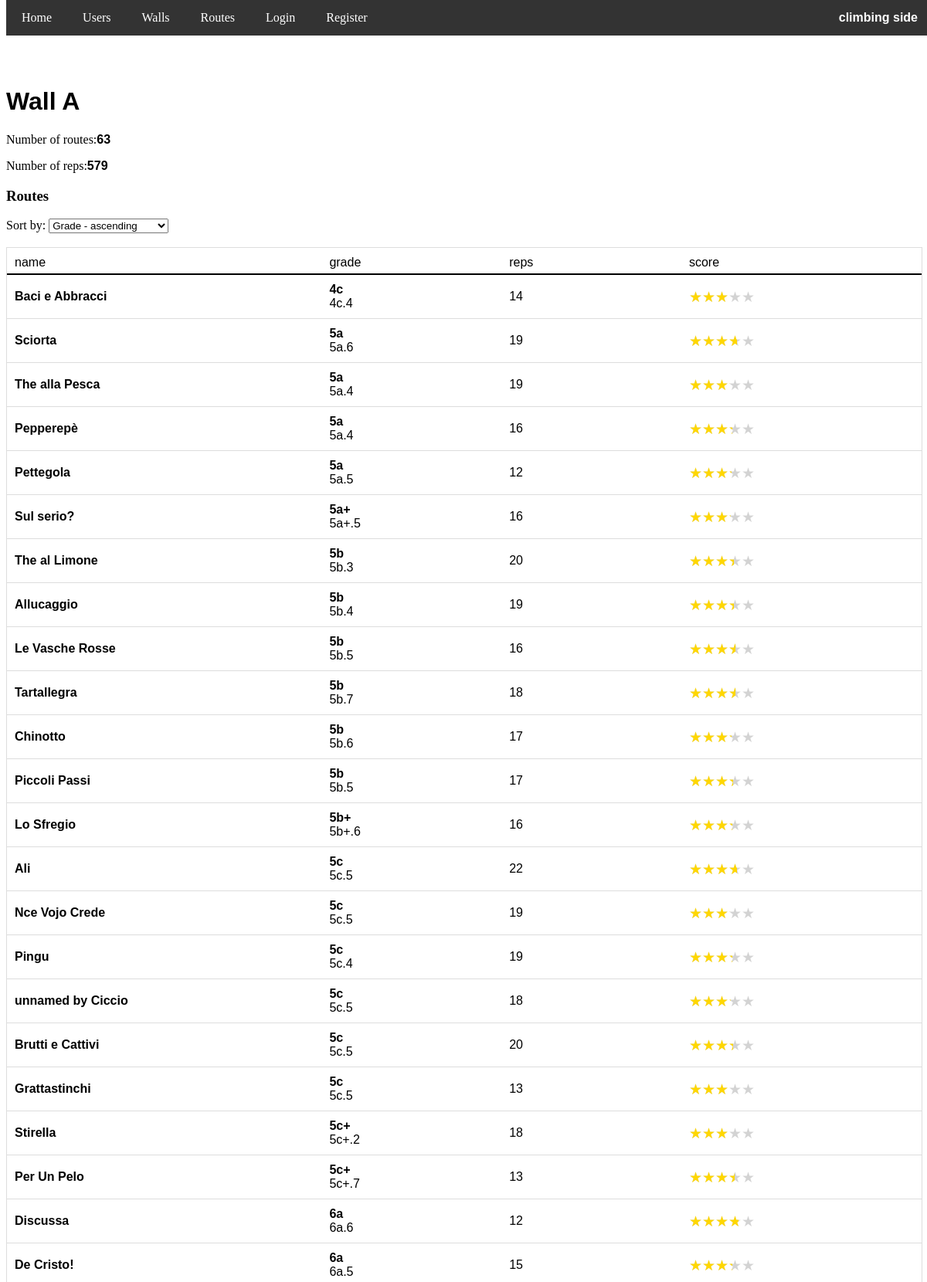
The page /walls/1 (upper part) on the database its author committed.
### app/models.py (models this page shows, shortened)
class Wall(db.Model):
    id = db.Column(db.Integer, primary_key=True)
    name = db.Column(db.String(100), unique=True, nullable=False)
    routes = db.relationship('Route', backref='wall', lazy=True)

class Route(db.Model):
    id = db.Column(db.Integer, primary_key=True)
    name = db.Column(db.String(100), nullable=False)
    grade = db.Column(db.String(3), nullable=False)
    wall_id = db.Column(db.Integer, db.ForeignKey('wall.id'), nullable=False)
    image_file = db.Column(db.String(255), nullable=True)

### app/routes.py (the view)
@routes.route('/walls/<int:wall_id>')
def wall_page(wall_id):
    wall = Wall.query.filter_by(id=wall_id).first()
    n_routes=len(wall.routes)
    n_reps=0
    for route in wall.routes:
        n_reps+=len(route.users)
    sort_order = request.args.get('sort', 'asc')
    base_query = db.session.query(
        Route,
        func.count(user_route.c.route_id).label('repetitions'),
        func.coalesce(func.avg(user_route.c.score), 0).label('avg_score'),
        func.coalesce(func.avg(user_route.c.proposed_grade), -1).label('avg_proposed_grade')
    ).outerjoin(user_route, Route.id == user_route.c.route_id) \
    .filter(Route.wall_id == wall_id) \
    .group_by(Route.id)
    if sort_order == 'asc':
        routes = base_query.order_by(Route.grade).all()
    elif sort_order == 'desc':
        routes = base_query.order_by(desc(Route.grade)).all()
    elif sort_order == 'alph':
        routes = base_query.order_by(func.lower(Route.name)).all()
    elif sort_order == 'repetitions':
        routes = base_query.order_by(func.count(user_route.c.route_id).desc()).all()
    elif sort_order == 'avg_score':
        routes = base_query.order_by(func.coalesce(func.avg(user_route.c.score), 0).desc()).all()
    else:
        routes = base_query.order_by(Route.id).all()
    routes_list = []
    for route, repetitions, avg_score, avg_proposed_grade in routes:
        user_has_done = False
        if current_user.is_authenticated:
            user_has_done = db.session.query(user_route).filter_by(
                user_id=current_user.id,
                route_id=route.id
            ).count() > 0
        route_data = {
            'id': route.id,
            'name': route.name,
            'wall_id': route.wall_id,
            'wall': route.wall.name,
            'grade': route.grade,
            'repetitions': repetitions,
            'avg_score': avg_score,
            'avg_proposed_grade': display_grade_backend(avg_proposed_grade),
            'done': user_has_done
        }
        routes_list.append(route_data)
    allroutes = db.session.query(Route).filter(Route.wall_id == wall_id).group_by(Route.id)
    grades = [route.grade for route in allroutes]
    french_grades = [
    "4a", "4a+", "4b", "4b+", "4c", "4c+",
    "5a", "5a+", "5b", "5b+", "5c", "5c+",
    "6a", "6a+", "6b", "6b+", "6c", "6c+",
    "7a", "7a+", "7b", "7b+", "7c", "7c+",
    "8a", "8a+", "8b", "8b+", "8c", "8c+",
    "9a", "9a+", "9b", "9b+", "9c"
    ]
    grade_frequencies = dict(Counter(grades))
    grade_distribution = {grade: grade_frequencies.get(grade, 0) for grade in french_grades}
    return render_template('routes/wall_page.html', wall=wall,n_routes=n_routes,n_reps=n_reps, routes=routes_list, sort_order=sort_order, grade_distribution=grade_distribution)

### app/templates/routes/wall_page.html (shortened to what this page needs)
<!DOCTYPE html>
<html lang="en">
<head>
    <link rel="stylesheet" href="{{ url_for('static', filename='styles.css') }}">
</head>
<body>
    {% if current_user.is_authenticated %}
        <div class="navbar" id="myNavbar">
            <span class="navbar-right"><b>climbing side</b></span>
            <a href="{{ url_for('home.homepage') }}">Home</a>
            <a href="{{ url_for('users.users_list') }}">Users</a>
            <a href="{{ url_for('routes.walls_list') }}">Walls</a>
            <a href="{{ url_for('routes.routes_list') }}">Routes</a>
            <a href="{{ url_for('users.user_page', user_id=current_user.id) }}">Profile</a>
            <a href="{{ url_for('users.logout') }}" onclick="return confirmLogout()" >Logout</a>
            <a href="javascript:void(0);" class="icon" onclick="toggleMenu()">&#9776;</a>
        </div>
    {% else %}
        <div class="navbar" id="myNavbar">
            <span class="navbar-right"><b>climbing side</b></span>
            <a href="{{ url_for('home.homepage') }}">Home</a>
            <a href="{{ url_for('users.users_list') }}">Users</a>
            <a href="{{ url_for('routes.walls_list') }}">Walls</a>
            <a href="{{ url_for('routes.routes_list') }}">Routes</a>
            <a href="{{ url_for('users.login') }}" >Login</a>
            <a href="{{ url_for('users.register') }}" >Register</a>
        </div>
    {% endif %}
    <br>
    <br>
    <div class="content">
    <br>
    <h1 style="font-family: Verdana, sans-serif;"> Wall {{ wall.name }} </h1>
    <p>Number of routes:<strong style="font-family: Verdana, sans-serif;">{{n_routes}}</strong></p>
    <p>Number of reps:<strong style="font-family: Verdana, sans-serif;">{{n_reps}}</strong></p>
    <h3>Routes</h3>
    <div>
        <label for="sort">Sort by:</label>
        <select id="sort" name="sort" onchange="window.location.href = '?sort=' + this.value;">
            <option value="asc" {% if sort_order == 'asc' %}selected{% endif %}>Grade - ascending</option>
        </select>
    </div>
    <br>
    {% if routes %}
        <div class="table" style="font-family: Verdana, sans-serif;">
            <div class="row" style="border-bottom: 2px solid black; padding-bottom: 5px;">
                <span style="flex-basis: 30%;"> name </span>
                <span style="flex-basis: 5%;"> </span>
                <span style="flex-basis: 20%;"> grade </span>
                <span style="flex-basis: 20%;"> reps </span>
                <span style="flex-basis: 25%;"> score </span>
            </div>
            {% for route in routes %}
                <div class="row" style = "display: flex; align-items: center; {% if route.done %} background-color: rgba(255, 240, 0, 0.4); {% endif %} ">
                    <a href="{{ url_for('routes.route_page', route_id=route.id) }}" class="link6" style="overflow-wrap: anywhere; word-break: normal; flex-basis: 30%;"><strong>{{ route.name }} </strong></a>
                    <span style="flex-basis: 20%;"> <strong>{{ route.grade }}</strong> <br> <normal style="color: {{ '#ccc' if route.avg_proposed_grade=='N.D.' else 'black' }};">{{ route.avg_proposed_grade }}</normal> </span>
                    <span style="flex-basis: 20%;"> {{ route.repetitions }} </span>
                    <span style="flex-basis: 25%;"> <span id="{{ route.id}}" class="star-container" style="--filled-star-width: {{route.avg_score *100/5}}%">★★★★★</span> </span>
                </div>
            {% endfor %}
        </div>
    {% else %}
        <p>No Routes found.</p>
    {% endif %}
    <br>
    <br>
    <br>
    <br>
    <br>
    <br>
    <br>
    <br>
    <br>
    <br>
    <br>
    <br>
    <br>
    <br>
    </div>
</body>
</html>

### app/static/styles.css (style rules this page uses)
.link6 { color: black; font-weight: bold; text-decoration: none; }
.navbar { background-color: #333; overflow: hidden; position: fixed; top: 0; width: 100%; z-index: 9999; }
.navbar a { float: left; display: block; color: white; text-align: center; padding: 14px 20px; text-decoration: none; }
.navbar-right { float: right; color: white; padding: 14px 20px; text-align: center; font-family: Verdana, sans-serif; }
.content { padding-top: 30px; }
.star-container { position: relative; display: inline-block; font-size: 19px; color: lightgray; }
.star-container::before { content: '★★★★★'; position: absolute; top: 0; left: 0; width: var(--filled-star-width, 0%); color: gold; overflow: hidden; }

### app/templates/routes/wall_page.html (style rules this page uses)
.table { display: flex; flex-direction: column; width: 100%; border: 1px solid #ddd; }
.row { display: flex; padding: 10px; border-bottom: 1px solid #ddd; }
.row a { flex-basis: 25%; }
.row span { flex-basis: 20%; text-align: left; }

### rows shown on the page
Wall: name "A"
Route: name "Baci e Abbracci", grade "4c", avg_proposed_grade "4c.4", repetitions "14", {{ route.avg_score *100/5 }} 58.57142857142857 (drawn)
Route: name "Sciorta", grade "5a", avg_proposed_grade "5a.6", repetitions "19", {{ route.avg_score *100/5 }} 72.63157894736842 (drawn)
Route: name "The alla Pesca", grade "5a", avg_proposed_grade "5a.4", repetitions "19", {{ route.avg_score *100/5 }} 62.10526315789474 (drawn)
Route: name "Pepperepè", grade "5a", avg_proposed_grade "5a.4", repetitions "16", {{ route.avg_score *100/5 }} 66.25 (drawn)
Route: name "Pettegola", grade "5a", avg_proposed_grade "5a.5", repetitions "12", {{ route.avg_score *100/5 }} 65.0 (drawn)
Route: name "Sul serio?", grade "5a+", avg_proposed_grade "5a+.5", repetitions "16", {{ route.id }} 6 (drawn)
Route: name "The al Limone", grade "5b", avg_proposed_grade "5b.3", repetitions "20", {{ route.avg_score *100/5 }} 68.0 (drawn)
Route: name "Allucaggio", grade "5b", avg_proposed_grade "5b.4", repetitions "19", {{ route.avg_score *100/5 }} 68.42105263157895 (drawn)
Route: name "Le Vasche Rosse", grade "5b", avg_proposed_grade "5b.5", repetitions "16", {{ route.avg_score *100/5 }} 70.0 (drawn)
Route: name "Tartallegra", grade "5b", avg_proposed_grade "5b.7", repetitions "18", {{ route.avg_score *100/5 }} 70.0 (drawn)
Route: name "Chinotto", grade "5b", avg_proposed_grade "5b.6", repetitions "17", {{ route.avg_score *100/5 }} 64.70588235294119 (drawn)
Route: name "Piccoli Passi", grade "5b", avg_proposed_grade "5b.5", repetitions "17", {{ route.avg_score *100/5 }} 67.05882352941177 (drawn)
Route: name "Lo Sfregio", grade "5b+", avg_proposed_grade "5b+.6", repetitions "16", {{ route.avg_score *100/5 }} 66.25 (drawn)
Route: name "Ali", grade "5c", avg_proposed_grade "5c.5", repetitions "22", {{ route.id }} 7 (drawn)
Route: name "Nce Vojo Crede", grade "5c", avg_proposed_grade "5c.5", repetitions "19", {{ route.avg_score *100/5 }} 62.10526315789474 (drawn)
Route: name "Pingu", grade "5c", avg_proposed_grade "5c.4", repetitions "19", {{ route.avg_score *100/5 }} 65.26315789473685 (drawn)
Route: name "unnamed by Ciccio", grade "5c", avg_proposed_grade "5c.5", repetitions "18", {{ route.avg_score *100/5 }} 63.33333333333333 (drawn)
Route: name "Brutti e Cattivi", grade "5c", avg_proposed_grade "5c.5", repetitions "20", {{ route.avg_score *100/5 }} 67.0 (drawn)
Route: name "Grattastinchi", grade "5c", avg_proposed_grade "5c.5", repetitions "13", {{ route.avg_score *100/5 }} 61.53846153846155 (drawn)
Route: name "Stirella", grade "5c+", avg_proposed_grade "5c+.2", repetitions "18", {{ route.avg_score *100/5 }} 58.88888888888889 (drawn)
Route: name "Per Un Pelo", grade "5c+", avg_proposed_grade "5c+.7", repetitions "13", {{ route.avg_score *100/5 }} 69.23076923076924 (drawn)
Route: name "Discussa", grade "6a", avg_proposed_grade "6a.6", repetitions "12", {{ route.avg_score *100/5 }} 75.0 (drawn)
Route: name "De Cristo!", grade "6a", avg_proposed_grade "6a.5", repetitions "15", {{ route.avg_score *100/5 }} 65.33333333333334 (drawn)

### other values the page prints
{{ n_routes }} "63"
{{ n_reps }} "579"
